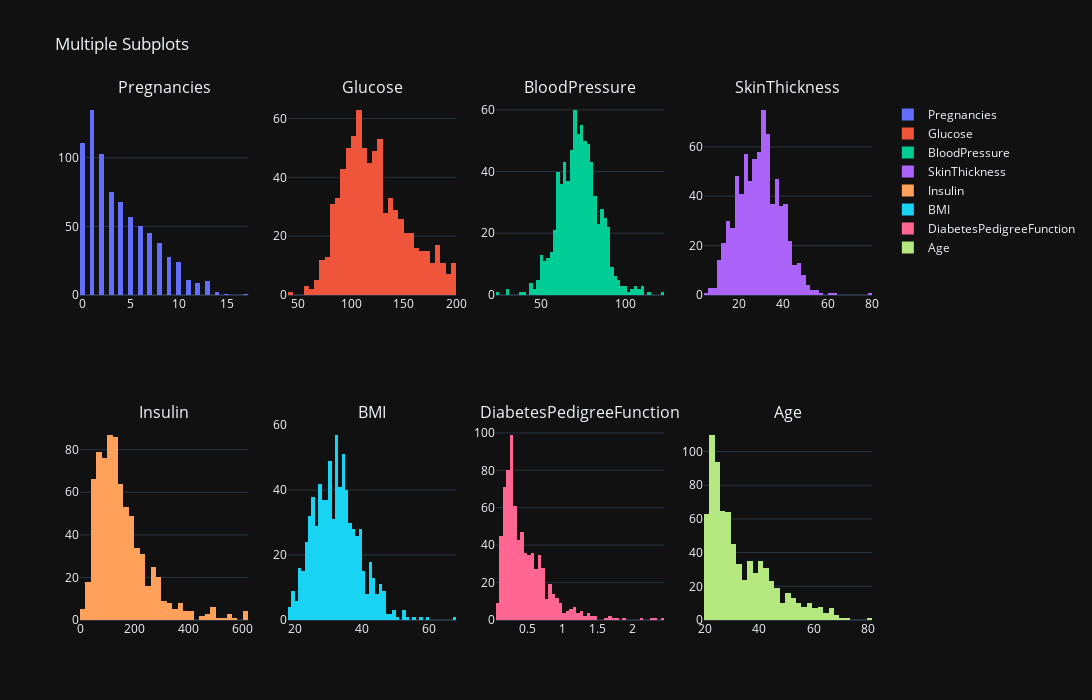

The cell this chart's notebook holds for it:
### Code cell
X = df2.drop("Outcome",axis=1)
df_columns = list(X.keys())
titles = [col for col in df_columns]

fig = make_subplots(rows=2, cols=4, subplot_titles=titles)

for i, col in enumerate(df_columns):
    row = i // 4 + 1
    col_idx =  i % 4 + 1
    fig.add_trace(go.Histogram(x=df2[col], name=titles[i],nbinsx=50), row=row, col=col_idx)

fig.update_layout(height=700, width=1400, title_text="Multiple Subplots", template="plotly_dark")
fig.show()

### Figure 1 — Plotly figure (JSON) as saved in the notebook; plotly's stock layout.template omitted (floating-point values rounded to 4 significant figures; data arrays with more than 128 entries replaced by an {"elided": "..."} marker saying what was removed)
{"data": [{"name": "Pregnancies", "nbinsx": 50, "type": "histogram", "x": {"elided": "768 int values"}, "xaxis": "x", "yaxis": "y"}, {"name": "Glucose", "nbinsx": 50, "type": "histogram", "x": {"elided": "768 float values"}, "xaxis": "x2", "yaxis": "y2"}, {"name": "BloodPressure", "nbinsx": 50, "type": "histogram", "x": {"elided": "768 float values"}, "xaxis": "x3", "yaxis": "y3"}, {"name": "SkinThickness", "nbinsx": 50, "type": "histogram", "x": {"elided": "768 float values"}, "xaxis": "x4", "yaxis": "y4"}, {"name": "Insulin", "nbinsx": 50, "type": "histogram", "x": {"elided": "768 float values"}, "xaxis": "x5", "yaxis": "y5"}, {"name": "BMI", "nbinsx": 50, "type": "histogram", "x": {"elided": "768 float values"}, "xaxis": "x6", "yaxis": "y6"}, {"name": "DiabetesPedigreeFunction", "nbinsx": 50, "type": "histogram", "x": {"elided": "768 float values"}, "xaxis": "x7", "yaxis": "y7"}, {"name": "Age", "nbinsx": 50, "type": "histogram", "x": {"elided": "768 int values"}, "xaxis": "x8", "yaxis": "y8"}], "layout": {"annotations": [{"font": {"size": 16}, "showarrow": false, "text": "Pregnancies", "x": 0.1062, "xanchor": "center", "xref": "paper", "y": 1, "yanchor": "bottom", "yref": "paper"}, {"font": {"size": 16}, "showarrow": false, "text": "Glucose", "x": 0.3688, "xanchor": "center", "xref": "paper", "y": 1, "yanchor": "bottom", "yref": "paper"}, {"font": {"size": 16}, "showarrow": false, "text": "BloodPressure", "x": 0.6313, "xanchor": "center", "xref": "paper", "y": 1, "yanchor": "bottom", "yref": "paper"}, {"font": {"size": 16}, "showarrow": false, "text": "SkinThickness", "x": 0.8938, "xanchor": "center", "xref": "paper", "y": 1, "yanchor": "bottom", "yref": "paper"}, {"font": {"size": 16}, "showarrow": false, "text": "Insulin", "x": 0.1062, "xanchor": "center", "xref": "paper", "y": 0.375, "yanchor": "bottom", "yref": "paper"}, {"font": {"size": 16}, "showarrow": false, "text": "BMI", "x": 0.3688, "xanchor": "center", "xref": "paper", "y": 0.375, "yanchor": "bottom", "yref": "paper"}, {"font": {"size": 16}, "showarrow": false, "text": "DiabetesPedigreeFunction", "x": 0.6313, "xanchor": "center", "xref": "paper", "y": 0.375, "yanchor": "bottom", "yref": "paper"}, {"font": {"size": 16}, "showarrow": false, "text": "Age", "x": 0.8938, "xanchor": "center", "xref": "paper", "y": 0.375, "yanchor": "bottom", "yref": "paper"}], "height": 700, "title": {"text": "Multiple Subplots"}, "width": 1400, "xaxis": {"anchor": "y", "domain": [0, 0.2125]}, "xaxis2": {"anchor": "y2", "domain": [0.2625, 0.475]}, "xaxis3": {"anchor": "y3", "domain": [0.525, 0.7375]}, "xaxis4": {"anchor": "y4", "domain": [0.7875, 1]}, "xaxis5": {"anchor": "y5", "domain": [0, 0.2125]}, "xaxis6": {"anchor": "y6", "domain": [0.2625, 0.475]}, "xaxis7": {"anchor": "y7", "domain": [0.525, 0.7375]}, "xaxis8": {"anchor": "y8", "domain": [0.7875, 1]}, "yaxis": {"anchor": "x", "domain": [0.625, 1]}, "yaxis2": {"anchor": "x2", "domain": [0.625, 1]}, "yaxis3": {"anchor": "x3", "domain": [0.625, 1]}, "yaxis4": {"anchor": "x4", "domain": [0.625, 1]}, "yaxis5": {"anchor": "x5", "domain": [0, 0.375]}, "yaxis6": {"anchor": "x6", "domain": [0, 0.375]}, "yaxis7": {"anchor": "x7", "domain": [0, 0.375]}, "yaxis8": {"anchor": "x8", "domain": [0, 0.375]}}}
